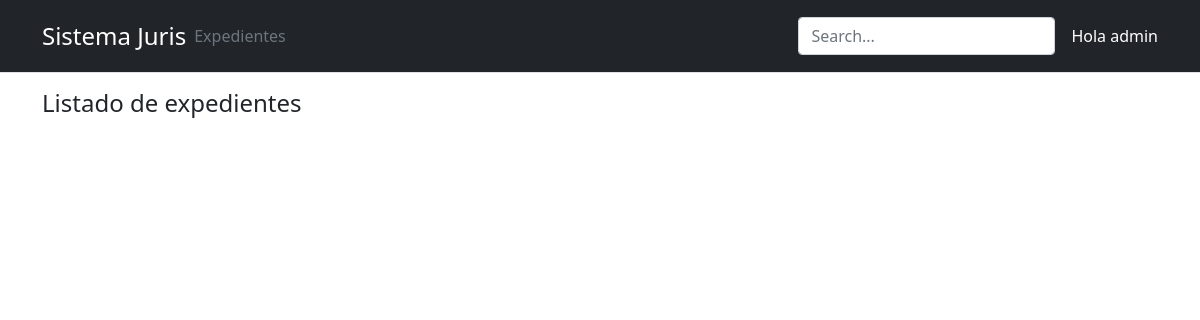
Page / (signed in) on the earlier database version.
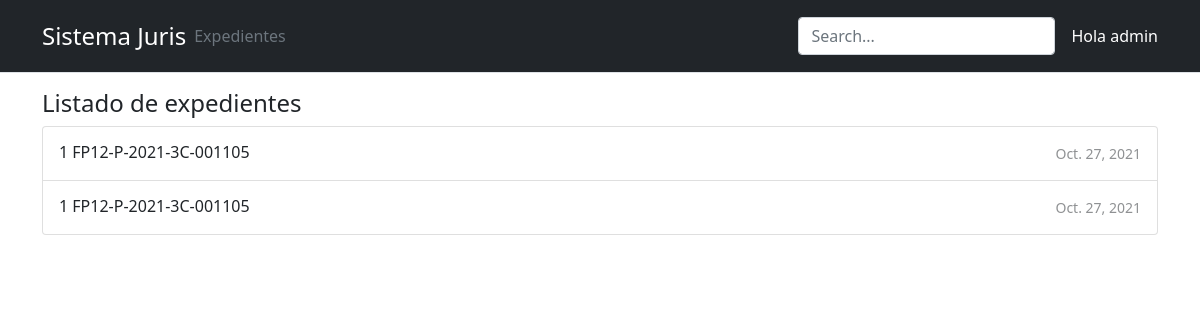
Same page on the later database version.
### juris/models.py (models this page shows, shortened)
class PersonasIntervenientes(models.Model):
	user = models.ForeignKey(User, on_delete=models.CASCADE)
	expediente = models.ForeignKey(Expediente, on_delete=models.CASCADE)
	fecha_incluido = models.DateField(auto_now=True)
	ROL_USUARIO = (
		('DE','DEMANDADO'),
		('DD', 'DEMANDANTE'),
		('FF', 'FISCAL'),
		('JZ', 'JUEZ'),
		('AD', 'ABOGADO DEFENSOR'),
		('SE', 'SECRETARIO DEFENSOR'),
		('TE', 'TESTIGO'),
		('PE', 'PERSONA EXTRA')
	)
	rol = models.CharField(
		max_length=2,
		choices=ROL_USUARIO,
		help_text="Rol del usuario en el caso",
		default='PE')
	class Meta:
		unique_together = ('user', 'rol', 'expediente')

class Expediente(models.Model):
	numero_de_fiscalia = models.CharField(max_length=5)
	letra = models.CharField(max_length=1)
	año = models.DateField(auto_now=True)
	tribunal = models.CharField(max_length=2)
	numero_expediente = models.CharField(max_length=6)
	intervenientes = models.ManyToManyField(User, through='PersonasIntervenientes')
	class Meta:
		unique_together= ('numero_de_fiscalia', 'letra', 'tribunal', 'numero_expediente')
	def __str__(self):
		return str(self.id) + " " + self.numero_de_fiscalia + "-" + self.letra + "-" + str(self.año.year) + "-" + self.tribunal + "-" + self.numero_expediente

### juris/views.py (the view)
# urls.py: path('',views.ExpedienteListView.as_view(), name="expedientes"),
class ExpedienteListView(LoginRequiredMixin, generic.ListView):
    model = PersonasIntervenientes
    template_name = "expediente_list.html"
    context_object_name = 'personas'
    def get_queryset(self):
        return PersonasIntervenientes.objects.filter(user__username=self.request.user)

### juris/templatetags/active_link_class.py (called while the page is built)
@register.simple_tag(takes_context=True)
def active_link_class(context: Context,
                      *args,
                      active_class: str,
                      inactive_class: str = '',
                      **kwargs):
    path: str = context["request"].path
    if path.startswith(reverse(*args, **kwargs)):
        return active_class
    return inactive_class

### juris/templates/expediente_list.html
{% extends "base_generic.html" %}
{% block content %}
<h4>Listado de expedientes</h4>
<div class="list-group">
  {% for inter in personas %} {% with inter.expediente as expediente %}
  <a
    href="{% url 'expediente-detail' expediente.id %}"
    class="list-group-item list-group-item-action d-flex gap-3 py-3"
    aria-current="true"
  >
    <div class="d-flex gap-2 w-100 justify-content-between">
      <div>
        <h6 class="mb-0">{{expediente }}</h6>
      </div>
      <small class="opacity-50 text-nowrap">{{ expediente.año|date }}</small>
    </div>
  </a>
  {% endwith %} {% endfor %}
</div>
{% endblock %}

Differences in the rows shown:
now on this page (row edited): PersonasIntervenientes: expediente "1 FP12-P-2021-3C-001105", expediente.año "Oct. 27, 2021"
now on this page (row edited): PersonasIntervenientes: expediente "1 FP12-P-2021-3C-001105", expediente.año "Oct. 27, 2021"
